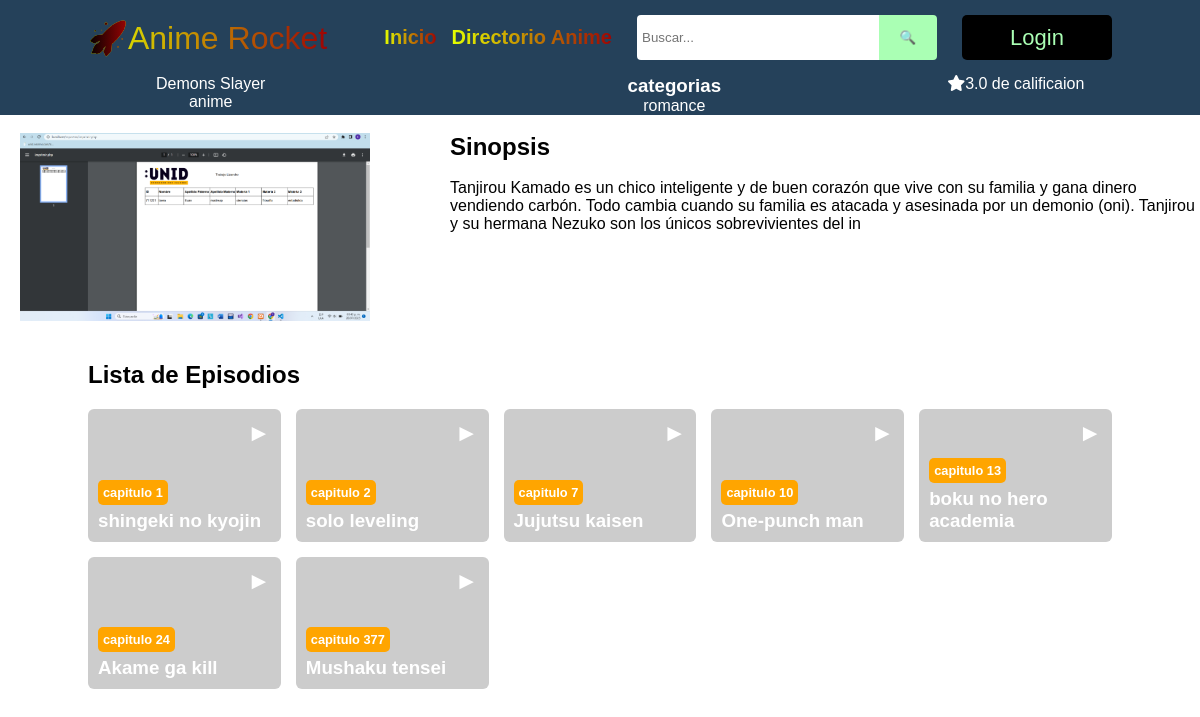
Screenshot of /sinopsis.php?id=1 with the database file from the repository.
### tables this page shows
CREATE TABLE `videos` (
  `id` int(11) NOT NULL,
  `capitulo` varchar(55) NOT NULL,
  `thumbnail` varchar(255) NOT NULL,
  `archivo` varchar(255) NOT NULL,
  `categoria` varchar(11) NOT NULL,
  `anime` int(4) NOT NULL,
  `fecha_insercion` date NOT NULL,
  `fecha_publicacion` timestamp NOT NULL DEFAULT current_timestamp() ON UPDATE current_timestamp(),
  `orden` int(4) NOT NULL,
  `v_status` decimal(5,0) NOT NULL,
  `tipo` float NOT NULL
);

### play_directorio/consulta.php (called while the page is built, shortened)
<?php
class modules extends mysqli{
    public $conexion;
    public function __construct(){
        $this->conexion= new mysqli("localhost", "root", "", "anime_rocket");
    }
    public function get_sipnosis(){
        $id =$_GET['id'];
        $consulta = "SELECT sipnosis FROM listas WHERE id = $id";
        $result = $this->conexion->query($consulta);
        $array = [];
        while ($row = $result->fetch_array(MYSQLI_ASSOC)) {
            $array[] = $row["sipnosis"];
        }
        return($array);
    }
    public function get_nombre(){
        $id =$_GET['id'];
        $consulta = "SELECT titulo FROM listas WHERE id = $id";
        $result = $this->conexion->query($consulta);
        $array = [];
        while ($row = $result->fetch_array(MYSQLI_ASSOC)) {
            $array[] = $row["titulo"];
        }
        return($array);
    }
    public function get_categoria(){
        $id =$_GET['id'];
        $consulta = "SELECT rc.categoria as categorias FROM listas l JOIN rv_categoria rc ON l.l_categoria = rc.id WHERE l.id = $id";
        $result = $this->conexion->query($consulta);
        $array = [];
        while ($row = $result->fetch_array(MYSQLI_ASSOC)) {
            $array[] = $row["categorias"];
        }
        return($array);
    }
    public function get_tipo(){
        $id =$_GET['id'];
        $consulta = "SELECT rvt.rvt_nombre AS tipos FROM listas l JOIN rvt_tipo rvt ON l.l_tipo = rvt.rvt_id WHERE l.id = $id";
        $result = $this->conexion->query($consulta);
        $array = [];
        while ($row = $result->fetch_array(MYSQLI_ASSOC)) {
            $array[] = $row["tipos"];
        }
        return($array);
    }
    public function get_votos(){
        $id =$_GET['id'];
        $consulta = "SELECT votos FROM listas WHERE id = $id";
        $result = $this->conexion->query($consulta);
        $array = [];
        while ($row = $result->fetch_array(MYSQLI_ASSOC)) {
            $array[] = $row["votos"];
        }
        return($array);
    }
    public function get_thumbnail(){
        $id =$_GET['id'];
        $consulta = "SELECT thumbnail FROM listas WHERE id = $id";
        $result = $this->conexion->query($consulta);
        $array = [];
        while ($row = $result->fetch_array(MYSQLI_ASSOC)) {
            $array[] = $row["thumbnail"];
        }
        return($array);
    }
}

### config/episodios.php (called while the page is built, shortened)
<?php
class episodios extends mysqli
{
    public function get_episodios(){
        $consulta = "SELECT * FROM videos WHERE anime ORDER BY orden ASC";
        $query = $this->query($consulta);
        return $query;
    }
}
?>

### sinopsis.php (the view, shortened to what this page needs)
<?php
require_once('play_directorio/consulta.php');
$sipnosis = $modules->get_sipnosis();
$titulo = $modules->get_nombre();
$categorias = $modules->get_categoria();
$tipos = $modules->get_tipo();
$votos = $modules->get_votos();
$thumbnail = $modules->get_thumbnail();
?>
<!DOCTYPE html>
<html lang="es-MX">
<head>
  <link rel="stylesheet" href="https://cdnjs.cloudflare.com/ajax/libs/font-awesome/6.4.0/css/all.min.css">
  <link rel="stylesheet" href="css/stiles.css">
</head>
<body>
  <div class="titulo">
    <div class="nombrett" id="nombrecont">
      <p><?php echo $titulo[0]; ?></p>
      <div id="tip">
        <p><?php echo $tipos[0]; ?> </p>
      </div>
    </div>
    <div class="cat" id="catego">
      <h3>categorias</h3>
      <p><?php echo $categorias[0]; ?></p>
    </div>
      <div class="voto">
        <i class="fa-solid fa-star"></i>
        <p><?php echo $votos[0]; ?> de calificaion</p>
      </div>
  </div>
  <br>
  <div class="img">
    <img src="public/<?php echo $thumbnail[0]; ?>" alt="">
    <div class="sinopsis" id="sinopsisConte">
      <h2>Sinopsis</h2>
      <br>
      <p><?php echo $sipnosis[0]; ?></p>
    </div>
  </div>
  <section id="mainLE">
    <h2>Lista de Episodios</h2>
    <div class="episodess">
      <?php
        require_once 'config/episodios.php';
        $episodios = new episodios("localhost", "root", "", "anime_rocket");
        $anime = $_GET['id'] ?? 0;
        $cap = $episodios->get_episodios();
        foreach ($cap as $key => $value) {
        if ($value['anime'] == $anime) {
      ?>
      <div class="episode">
        <a href="play.php?id=<?php echo $row['id']; ?>">
          <p class="icon">►</p>
          <img src="<?php echo $value['thumbnail']; ?>" alt="">
          <div class="episode_description">
            <p class="episode_number"><?php echo 'capitulo ' . $value['orden']; ?></p>
            <h3 class="episode_title"><?php echo $value['capitulo']; ?></h3>
          </div>
        </a>
      </div>
    <?php
    }
  }
  ?>
    </div>
  </section>
</body>
</html>

### css/stiles.css (style rules this page uses)
.titulo { display: flex; width: 100%; background: #25415a; text-align: center; color: white; }
.titulo .nombrett { width: 500px; }
.cat { width: 600px; }
.voto { padding-left: 20px; }
.sinopsis { color: rgb(2, 2, 2); padding: 0 0 0 80px; }
.img { display: flex; }
.img img { padding: 0 0 0 20px; width: 350px; }
.titulo .voto { width: 300px; display: flex; }
#mainLE { max-width: 1024px; margin: 40px auto; color: black; }
.episodess { display: grid; grid-template-columns: repeat(5, 1fr); gap: 15px; margin-top: 20px; }
.icon { color: #fff; font-size: 1.5rem; position: absolute; top: 10px; right: 10px; }
.episode_description { position: absolute; bottom: 10px; left: 10px; color: #fff; }
.episode_number { background: orange; font-size: 0.8rem; font-weight: bold; width: auto; padding: 5px; border-radius: 5px; display: inline-block; margin-bottom: 5px; }

### css/styles.css (style rules this page uses)
* { margin: 0; padding: 0; }
body { font-family: 'Poppins', sans-serif; height: 150vh; background-position: center; background-repeat: no-repeat; background-size: cover; color: #fff; }
#togglesidebar { background-image: linear-gradient(to right, #000000, #9d0404); background-clip: text; -webkit-background-clip: text; color: transparent; }
header { background: #25415a; padding: 15px 0; width: 100%; }
.inici { font-size: 20px; font-weight: 600; background-image: linear-gradient(to right, #e5ff00, #9d0404); background-clip: text; -webkit-background-clip: text; color: transparent; }
.directo { font-size: 20px; font-weight: 600; background-image: linear-gradient(to right, #e5ff00, #9d0404); background-clip: text; -webkit-background-clip: text; color: transparent; }
.header { display: flex; max-width: 1024px; margin: auto; align-items: center; justify-content: space-between; }
.logo { font-size: 2rem; background-image: linear-gradient(to right, #e5ff00, #9d0404); background-clip: text; -webkit-background-clip: text; color: transparent; }
nav { display: flex; gap: 25px; }
nav ul { list-style: none; display: flex; align-items: center; gap: 15px; }
nav ul a { text-decoration: none; color: #aaffb4; font-size: 17px; font-weight: 500; display: block; transition: all 0.5s ease; }
#search form { display: flex; align-items: center; width: 300px; }
#search form input { width: 80%; height: 35px; padding: 5px; border: none; border-radius: 4px 0 0 4px; }
#search form input[type='submit'] { width: 20%; height: 45px; background-color: #aaffb4; border: none; border-radius: 0 4px 4px 0; }
.login { display: flex; justify-content: center; align-items: center; width: 150px; background: black; border-radius: 5px; text-decoration: none; color: #aaffb4;; font-size: 22px; text-align: center; transition: all 0.5s ease; }
.episode { position: relative; overflow: hidden; border-radius: 6px; cursor: pointer; }
.episode img { width: 100%; height: 100%; object-fit: cover; transition: all 0.5s ease-in-out; }
.icon { color: #fff; font-size: 1.5rem; position: absolute; top: 10px; right: 10px; }
.episode_description { position: absolute; bottom: 10px; left: 10px; color: #fff; }
.episode_number { background: orange; font-size: 0.8rem; font-weight: bold; width: auto; padding: 5px; border-radius: 5px; display: inline-block; margin-bottom: 5px; }
body { font-family: Arial, sans-serif; margin: 0; padding: 0; }

### rows the page displays
videos: anime 1 (drawn), orden "1", capitulo "shingeki no kyojin"
videos: anime 1 (drawn), orden "2", capitulo "solo leveling"
videos: anime 1 (drawn), orden "7", capitulo "Jujutsu kaisen"
videos: anime 1 (drawn), orden "10", capitulo "One-punch man"
videos: anime 1 (drawn), orden "13", capitulo "boku no hero academia"
videos: anime 1 (drawn), orden "24", capitulo "Akame ga kill"
videos: anime 1 (drawn), orden "377", capitulo "Mushaku tensei"

### other values shown
$titulo[0] "Demons Slayer"
$tipos[0] "anime"
$categorias[0] "romance"
$votos[0] "3.0"
